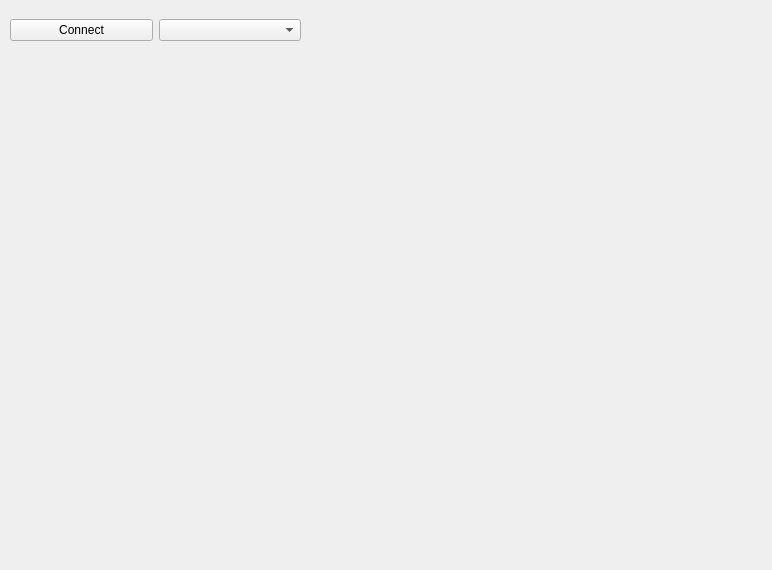
<?xml version="1.0" encoding="UTF-8"?>
<ui version="4.0">
 <class>TemperatureViewer</class>
 <widget class="QMainWindow" name="TemperatureViewer">
  <property name="geometry">
   <rect>
    <x>0</x>
    <y>0</y>
    <width>772</width>
    <height>570</height>
   </rect>
  </property>
  <property name="windowTitle">
   <string>Temperature Viewer</string>
  </property>
  <widget class="QWidget" name="centralwidget">
   <widget class="QWidget" name="layoutWidget">
    <property name="geometry">
     <rect>
      <x>10</x>
      <y>10</y>
      <width>291</width>
      <height>41</height>
     </rect>
    </property>
    <layout class="QHBoxLayout" name="horizontalLayout">
     <item>
      <widget class="QPushButton" name="btn_ConnectDisconnect">
       <property name="text">
        <string>Connect</string>
       </property>
      </widget>
     </item>
     <item>
      <widget class="QComboBox" name="cb_COMP">
       <property name="enabled">
        <bool>true</bool>
       </property>
       <property name="minimumSize">
        <size>
         <width>0</width>
         <height>0</height>
        </size>
       </property>
       <property name="maximumSize">
        <size>
         <width>16777215</width>
         <height>16777215</height>
        </size>
       </property>
      </widget>
     </item>
    </layout>
   </widget>
   <widget class="QCustomPlot" name="plot" native="true">
    <property name="geometry">
     <rect>
      <x>10</x>
      <y>70</y>
      <width>731</width>
      <height>301</height>
     </rect>
    </property>
   </widget>
  </widget>
 </widget>
 <customwidgets>
  <customwidget>
   <class>QCustomPlot</class>
   <extends>QWidget</extends>
   <header>qcustomplot.h</header>
   <container>1</container>
  </customwidget>
 </customwidgets>
 <resources/>
 <connections/>
</ui>
